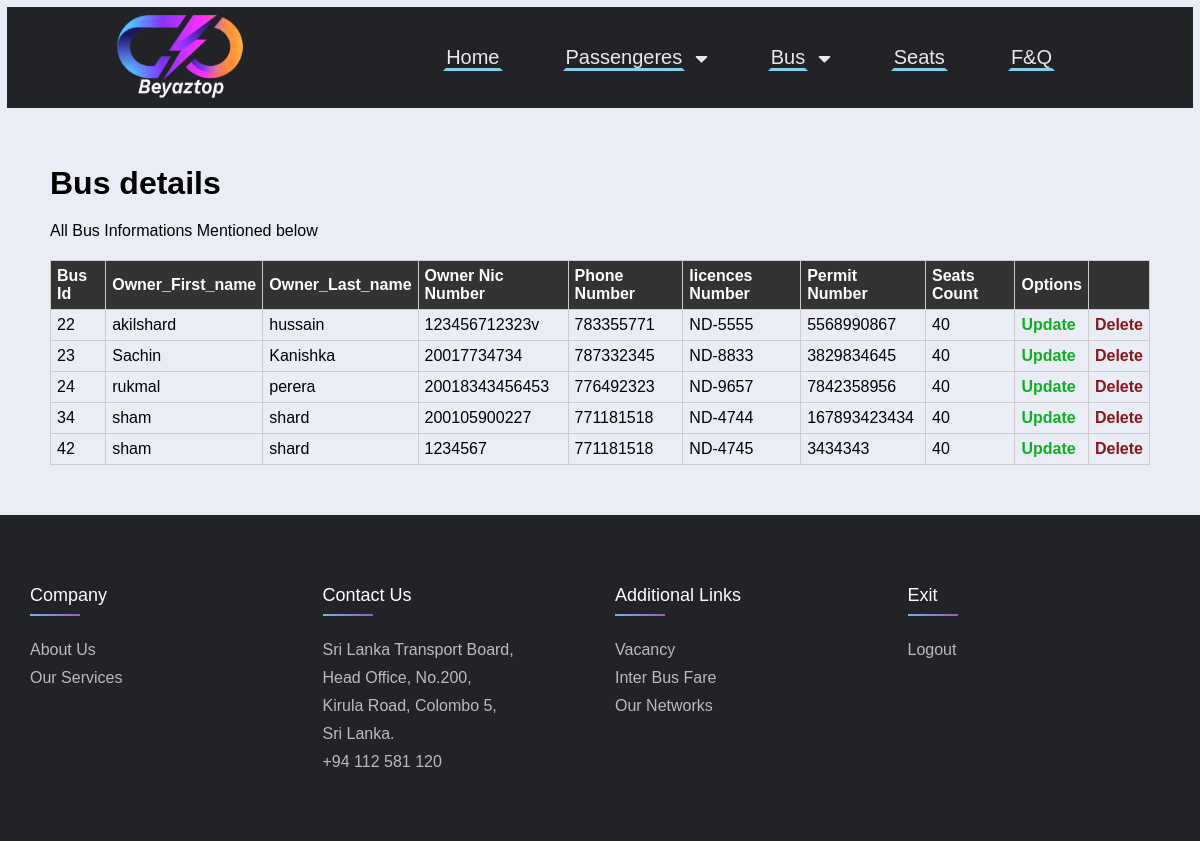
/Admin/Admin-Bus-Details.php (signed in), run on the app's committed database.
### tables this page shows
CREATE TABLE IF NOT EXISTS `bus_details` (
  `Bus_id` int(11) NOT NULL AUTO_INCREMENT,
  `Owner_First_name` varchar(50) NOT NULL,
  `Owner_Last_name` varchar(50) NOT NULL,
  `Nic_number` varchar(50) NOT NULL,
  `Phone_Number` int(11) NOT NULL,
  `licences_Number` varchar(10) NOT NULL,
  `Permit_Number` varchar(50) NOT NULL,
  `Seats_Count` int(11) NOT NULL,
  PRIMARY KEY (`Bus_id`),
  KEY `licences_Number` (`licences_Number`)
);

### Admin/Admin-Bus-Details.php (the view)
<?php include('Admin-nav.php');
include '../connect.php';?>
<div id="page-wrap">
  <h1>Bus details</h1>
  <p>All Bus Informations Mentioned below</p>
  <table>
   <?php
     $sql="SELECT * FROM bus_details";
      $res=mysqli_query($connect,$sql);
     $count=mysqli_num_rows($res);
     if($count>0)
     {
      ?>
   <tr>
      <th>Bus Id</th>
      <th>Owner_First_name</th>
      <th>Owner_Last_name</th>
      <th>Owner Nic Number</th>
      <th>Phone Number</th>
      <th>licences Number</th>
      <th>Permit Number</th>
      <th>Seats Count</th>
      <th>Options</th>
      <th></th>
    </tr>
   <?Php
       while($row=mysqli_fetch_assoc($res))
       {
         $id = $row[ 'Bus_id' ];
    $fname = $row[ 'Owner_First_name' ];
    $lname = $row[ 'Owner_Last_name' ];
    $Phone = $row[ 'Phone_Number' ];
    $Lumber = $row[ 'licences_Number' ];
    $NicNumber = $row[ 'Nic_number' ];
    $BPnumber = $row[ 'Permit_Number' ];
    $Snumber = $row[ 'Seats_Count' ];
        ?>
     <tr>
    <td><?php echo $id;?></td>
    <td><?php echo $fname;?></td>
    <td><?php echo $lname;?></td>
    <td><?php echo $NicNumber;?></td>
    <td><?php echo $Phone;?></td>
    <td><?php echo $Lumber;?></td>
    <td><?php echo $BPnumber;?></td>
    <td><?php echo $Snumber;?></td>
  <td><a class="btn_update"href="Admin-Bus-Details-update.php?id=<?php echo $id;?>& busNumbr=<?php echo $Lumber;?>">Update</a></td>
  <td><a class="btn_Delete"href="Admin-Bus-Details-Delete.php?id=<?php echo $id;?>& Seat_data=<?php echo $Lumber;?>">Delete</a></td>
   </tr>
        <?php
       }
    }else{
       echo "<tr> <td colspan='7' class 'error'>Bus Details not add yet.</td></tr>";
       }
     ?>
   </table>
  </div>
<?php include('Admin-footer.php');?>

### css/Admins.css (style rules this page uses)
* { margin: 0; padding: 0; box-sizing: border-box; }
body { font-family: sans-serif; background-color: #eaedf5; padding: 0; margin: 0; }
#page-wrap { margin: 50px; overflow-x: auto; overflow-y: hidden; }
p { margin: 20px 0; }
table { width: 100%; border-collapse: collapse; }
tr:nth-of-type(odd) { background: #eaedf5; }
th { background: #333; color: white; font-weight: bold; }
td, th { padding: 6px; border: 1px solid #ccc; text-align: left; }
.btn_update { text-decoration: none; text-align: center; color: #10AF22; font-weight: bold; }
.btn_Delete { text-decoration: none; text-align: center; color: #88181A; font-weight: bold; }

### data on the page
bus_details: Bus_id "22", Owner_First_name "akilshard", Owner_Last_name "hussain", Nic_number "123456712323v", Phone_Number "783355771", licences_Number "ND-5555", Permit_Number "5568990867", Seats_Count "40"
bus_details: Bus_id "23", Owner_First_name "Sachin", Owner_Last_name "Kanishka", Nic_number "20017734734", Phone_Number "787332345", licences_Number "ND-8833", Permit_Number "3829834645", Seats_Count "40"
bus_details: Bus_id "24", Owner_First_name "rukmal", Owner_Last_name "perera", Nic_number "20018343456453", Phone_Number "776492323", licences_Number "ND-9657", Permit_Number "7842358956", Seats_Count "40"
bus_details: Bus_id "34", Owner_First_name "sham", Owner_Last_name "shard", Nic_number "200105900227", Phone_Number "771181518", licences_Number "ND-4744", Permit_Number "167893423434", Seats_Count "40"
bus_details: Bus_id "42", Owner_First_name "sham", Owner_Last_name "shard", Nic_number "1234567", Phone_Number "771181518", licences_Number "ND-4745", Permit_Number "3434343", Seats_Count "40"
